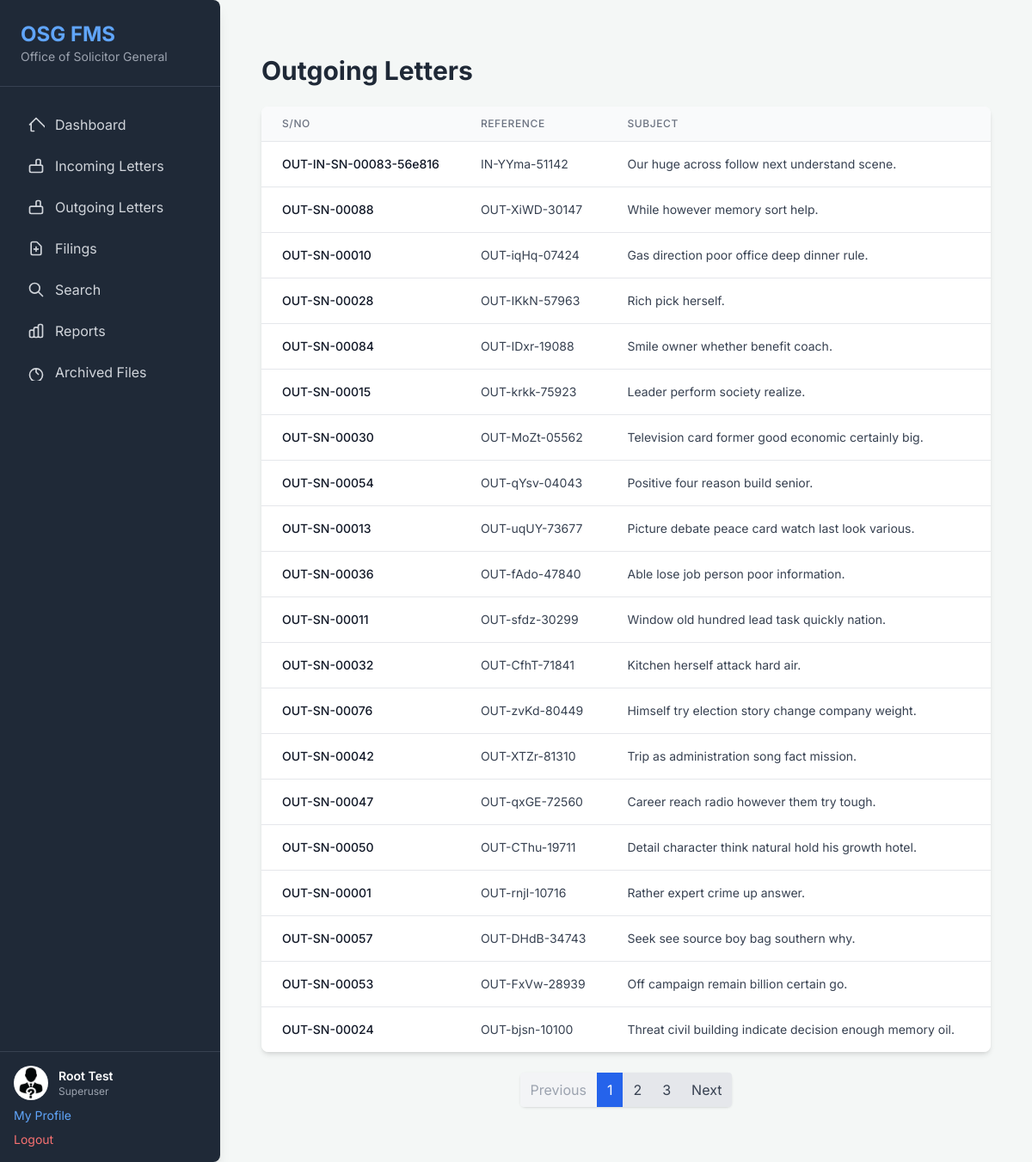
Page /file-manager/letters/outgoing/ (signed in) on the committed database.
### osg_project/file_manager_app/models.py (models this page shows, shortened)
class Profile(models.Model):
    ROLE_CHOICES = [
        ('officer', 'Officer'),
        ('superuser', 'Superuser'), # Renamed 'admin' to 'superuser' for clarity with Django's built-in concept
    ]
    user = models.OneToOneField(User, on_delete=models.CASCADE, related_name='profile',
                                help_text="The associated Django User account.")
    role = models.CharField(
        max_length=10,
        choices=ROLE_CHOICES,
        default='officer', # Default to 'officer' as most users will be officers
        help_text="The role of the user within the system (Officer or Superuser)."
    )
    employee_number = models.CharField(
        max_length=50,
        unique=True,
        help_text="Unique employee identification number."
    )
    profile_picture = models.ImageField(
        upload_to='profile_pics/',
        blank=True,
        null=True,
        help_text="Optional profile picture for the user."
    )
    class Meta:
        verbose_name = "User Profile"
        verbose_name_plural = "User Profiles"

class OutgoingLetter(models.Model):
    date_sent = models.DateField(
        default=timezone.now,
        verbose_name="Date Sent",
        help_text="The date the letter was dispatched."
    )
    serial_number = models.CharField(
        max_length=50,
        unique=True, # Assuming serial number should be unique for outgoing letters
        verbose_name="Serial No.",
        help_text="Unique serial number assigned upon dispatch."
    )
    reference = models.CharField(
        max_length=100,
        unique=True, # Assuming reference should be unique
        verbose_name="Reference No.",
        help_text="The reference number of the outgoing letter."
    )
    subject = models.CharField(
        max_length=255,
        verbose_name="Subject",
        help_text="The subject line of the letter."
    )
    recipient = models.CharField(
        max_length=255,
        verbose_name="Recipient",
        help_text="The name of the person or entity receiving the letter."
    )
    sent_by = models.ForeignKey(
        User,
        on_delete=models.SET_NULL,
        null=True,
        blank=True,
        related_name='outgoing_letters_sent',
        verbose_name="Sent By Officer",
        help_text="The officer who dispatched this letter."
    )
    scanned_copy = models.FileField(
        upload_to='outgoing_letters/',
        blank=True,
        null=True
    )
    receipt_file = models.FileField(
        upload_to='outgoing_receipts/',
        blank=True,
        null=True
    )
    remarks = models.TextField(
        verbose_name="Remarks",
        blank=True,
        help_text="Any additional remarks or notes about the letter."
    )
    created_at = models.DateTimeField(auto_now_add=True)
    updated_at = models.DateTimeField(auto_now=True)
    class Meta:
        verbose_name = "Outgoing Letter"
        verbose_name_plural = "Outgoing Letters"
        ordering = ['-date_sent', '-serial_number']

### osg_project/file_manager_app/views.py (the view)
# urls.py: path('letters/outgoing/', views.outgoing_letter_list, name='outgoing_letter_list'),
@login_required
def outgoing_letter_list(request):
    letters = OutgoingLetter.objects.all().order_by('-date_sent')
    paginator = Paginator(letters, 20)
    page = request.GET.get('page')
    try:
        letter_list = paginator.page(page)
    except PageNotAnInteger:
        letter_list = paginator.page(1)
    except EmptyPage:
        letter_list = paginator.page(paginator.num_pages)
    context = {'letter_list': letter_list}
    return render(request, 'outgoing_letters/outgoing_letter_list.html', context)

### osg_project/file_manager_app/templates/outgoing_letters/outgoing_letter_list.html (shortened to what this page needs)
{% extends 'base.html' %}
{% block content %}
<div class="container mx-auto px-4 py-8">
    <div class="flex justify-between items-center mb-6">
        <h2 class="text-3xl font-bold text-gray-800">Outgoing Letters</h2>
    </div>
    {% if letter_list.object_list %}
    <div class="bg-white shadow-md rounded-lg overflow-hidden">
        <div class="overflow-x-auto">
            <table class="min-w-full divide-y divide-gray-200">
                <thead class="bg-gray-50">
                    <tr>
                        <th class="px-6 py-3 text-left text-xs font-medium text-gray-500 uppercase tracking-wider">S/No</th>
                        <th class="px-6 py-3 text-left text-xs font-medium text-gray-500 uppercase tracking-wider">Reference</th>
                        <th class="px-6 py-3 text-left text-xs font-medium text-gray-500 uppercase tracking-wider">Subject</th>
                        <th class="px-6 py-3 text-left text-xs font-medium text-gray-500 uppercase tracking-wider">Recipient</th>
                    </tr>
                </thead>
                <tbody class="bg-white divide-y divide-gray-200">
                    {% for letter in letter_list.object_list %}
                    <tr>
                        <td class="px-6 py-4 whitespace-nowrap text-sm font-medium text-gray-900">{{ letter.serial_number }}</td>
                        <td class="px-6 py-4 whitespace-nowrap text-sm text-gray-700">{{ letter.reference }}</td>
                        <td class="px-6 py-4 whitespace-nowrap text-sm text-gray-700">{{ letter.subject }}</td>
                        <td class="px-6 py-4 whitespace-nowrap text-sm text-gray-700">{{ letter.recipient }}</td>
                    </tr>
                    {% endfor %}
                </tbody>
            </table>
        </div>
    </div>
    {% if letter_list.has_other_pages %}
    <div class="flex justify-center mt-6">
        <nav class="inline-flex rounded-md shadow">
            {% if letter_list.has_previous %}
                <a href="?page={{ letter_list.previous_page_number }}" class="px-3 py-2 bg-gray-200 text-gray-700 rounded-l hover:bg-gray-300">Previous</a>
            {% else %}
                <span class="px-3 py-2 bg-gray-100 text-gray-400 rounded-l">Previous</span>
            {% endif %}
            {% for num in letter_list.paginator.page_range %}
                {% if letter_list.number == num %}
                    <span class="px-3 py-2 bg-blue-600 text-white">{{ num }}</span>
                {% elif num > letter_list.number|add:'-3' and num < letter_list.number|add:'3' %}
                    <a href="?page={{ num }}" class="px-3 py-2 bg-gray-200 text-gray-700 hover:bg-gray-300">{{ num }}</a>
                {% endif %}
            {% endfor %}
            {% if letter_list.has_next %}
                <a href="?page={{ letter_list.next_page_number }}" class="px-3 py-2 bg-gray-200 text-gray-700 rounded-r hover:bg-gray-300">Next</a>
            {% else %}
                <span class="px-3 py-2 bg-gray-100 text-gray-400 rounded-r">Next</span>
            {% endif %}
        </nav>
    </div>
    {% endif %}
    {% else %}
    <div class="bg-white shadow-md rounded-lg p-6 text-center text-gray-600">
        <p class="text-lg font-semibold mb-2">No outgoing letters found.</p>
        <p>Click "Add Outgoing Letter" to record a new one.</p>
    </div>
    {% endif %}
</div>
{% endblock %}

### osg_project/file_manager_app/templates/base.html (shortened to what this page needs)
<!DOCTYPE html>
<html lang="en">
<head>
    <script src="https://cdn.tailwindcss.com"></script>
</head>
<body class="flex min-h-screen">
    <aside class="w-64 bg-gray-800 text-white flex flex-col shadow-lg rounded-r-lg">
        <div class="p-6 border-b border-gray-700">
            <h1 class="text-2xl font-bold text-blue-400">OSG FMS</h1>
            <p class="text-sm text-gray-400">Office of Solicitor General</p>
        </div>
        <nav class="flex-1 px-4 py-6 space-y-2">
            <a href="{% url 'file_manager_app:dashboard' %}" class="flex items-center px-4 py-2 rounded-md text-gray-300 hover:bg-gray-700 hover:text-white transition duration-150 ease-in-out">
                Dashboard
            </a>
            <a href="{% url 'file_manager_app:incoming_letter_list' %}" class="flex items-center px-4 py-2 rounded-md text-gray-300 hover:bg-gray-700 hover:text-white transition duration-150 ease-in-out">
                <svg class="w-5 h-5 mr-3" fill="none" stroke="currentColor" viewBox="0 0 24 24" xmlns="http://www.w3.org/2000/svg"><path stroke-linecap="round" stroke-linejoin="round" stroke-width="2" d="M19 11H5m14 0a2 2 0 012 2v6a2 2 0 01-2 2H5a2 2 0 01-2-2v-6a2 2 0 012-2m7 0V5a2 2 0 012-2h2a2 2 0 012 2v6m-6 0h-2"></path></svg>
                Incoming Letters
            </a>
            <a href="{% url 'file_manager_app:outgoing_letter_list' %}" class="flex items-center px-4 py-2 rounded-md text-gray-300 hover:bg-gray-700 hover:text-white transition duration-150 ease-in-out">
                <svg class="w-5 h-5 mr-3" fill="none" stroke="currentColor" viewBox="0 0 24 24" xmlns="http://www.w3.org/2000/svg"><path stroke-linecap="round" stroke-linejoin="round" stroke-width="2" d="M19 11H5m14 0a2 2 0 012 2v6a2 2 0 01-2 2H5a2 2 0 01-2-2v-6a2 2 0 012-2m7 0V5a2 2 0 012-2h2a2 2 0 012 2v6m-6 0h-2"></path></svg>
                Outgoing Letters
            </a>
            <a href="{% url 'file_manager_app:filing_list' %}" class="flex items-center px-4 py-2 rounded-md text-gray-300 hover:bg-gray-700 hover:text-white transition duration-150 ease-in-out">
                <svg class="w-5 h-5 mr-3" fill="none" stroke="currentColor" viewBox="0 0 24 24" xmlns="http://www.w3.org/2000/svg"><path stroke-linecap="round" stroke-linejoin="round" stroke-width="2" d="M9 13h6m-3-3v6m5 5H7a2 2 0 01-2-2V5a2 2 0 012-2h5.586a1 1 0 01.707.293l5.414 5.414a1 1 0 01.293.707V19a2 2 0 01-2 2z"></path></svg>
                Filings
            </a>
            <a href="{% url 'file_manager_app:search_results' %}" class="flex items-center px-4 py-2 rounded-md text-gray-300 hover:bg-gray-700 hover:text-white transition duration-150 ease-in-out">
                <svg class="w-5 h-5 mr-3" fill="none" stroke="currentColor" viewBox="0 0 24 24" xmlns="http://www.w3.org/2000/svg"><path stroke-linecap="round" stroke-linejoin="round" stroke-width="2" d="M21 21l-6-6m2-5a7 7 0 11-14 0 7 7 0 0114 0z"></path></svg>
                Search
            </a>
            <a href="{% url 'file_manager_app:report_dashboard' %}" class="flex items-center px-4 py-2 rounded-md text-gray-300 hover:bg-gray-700 hover:text-white transition duration-150 ease-in-out">
                Reports
            </a>
            <a href="{% url 'file_manager_app:archived_files_list' %}" class="flex items-center px-4 py-2 rounded-md text-gray-300 hover:bg-gray-700 hover:text-white transition duration-150 ease-in-out">
                <svg class="w-5 h-5 mr-3" fill="none" stroke="currentColor" viewBox="0 0 24 24" xmlns="http://www.w3.org/2000/svg"><path stroke-linecap="round" stroke-linejoin="round" stroke-width="2" d="M12 8v4l3 3m6 1a9 9 0 11-18 0 9 9 0 0118 0z"></path></svg>
                Archived Files
            </a>
        </nav>
        <div class="p-4 border-t border-gray-700">
            {% if user.is_authenticated %}
            <div class="flex items-center mb-2">
                {% if user.profile.profile_picture %}
                    <img src="{{ user.profile.profile_picture.url }}" alt="Profile Picture" class="w-10 h-10 rounded-full mr-3 object-cover">
                {% else %}
                    <div class="w-10 h-10 rounded-full bg-blue-500 flex items-center justify-center text-white text-lg font-bold mr-3">
                        {{ user.first_name|first|upper }}{{ user.last_name|first|upper }}
                    </div>
                {% endif %}
                <div>
                    <p class="text-sm font-semibold">{{ user.first_name }} {{ user.last_name }}</p>
                    <p class="text-xs text-gray-400">{{ user.profile.get_role_display }}</p>
                </div>
            </div>
            <a href="{% url 'file_manager_app:profile_detail' %}" class="block text-sm text-blue-400 hover:text-blue-300 mb-2">My Profile</a>
            <a href="{% url 'file_manager_app:logout' %}" class="block text-sm text-red-400 hover:text-red-300">Logout</a>
            {% else %}
            <p class="text-sm text-gray-400 mb-2">Welcome, Guest!</p>
            <a href="{% url 'file_manager_app:login' %}" class="block text-sm text-blue-400 hover:text-blue-300">Login</a>
            <a href="{% url 'file_manager_app:register' %}" class="block text-sm text-green-400 hover:text-green-300 mt-1">Register</a>
            {% endif %}
        </div>
    </aside>
    <main class="flex-1 p-8 overflow-y-auto">
        {% block content %}{% endblock %}
    </main>
</body>
</html>

### osg_project/file_manager_app/templates/base.html (style rules this page uses)
body { font-family: 'Inter', sans-serif; background-color: #f4f7f6; }

### rows in the picture
OutgoingLetter: serial_number "OUT-IN-SN-00083-56e816", reference "IN-YYma-51142", subject "Our huge across follow next understand scene."
OutgoingLetter: serial_number "OUT-SN-00088", reference "OUT-XiWD-30147", subject "While however memory sort help."
OutgoingLetter: serial_number "OUT-SN-00010", reference "OUT-iqHq-07424", subject "Gas direction poor office deep dinner rule."
OutgoingLetter: serial_number "OUT-SN-00028", reference "OUT-IKkN-57963", subject "Rich pick herself."
OutgoingLetter: serial_number "OUT-SN-00084", reference "OUT-IDxr-19088", subject "Smile owner whether benefit coach."
OutgoingLetter: serial_number "OUT-SN-00015", reference "OUT-krkk-75923", subject "Leader perform society realize."
OutgoingLetter: serial_number "OUT-SN-00030", reference "OUT-MoZt-05562", subject "Television card former good economic certainly big."
OutgoingLetter: serial_number "OUT-SN-00054", reference "OUT-qYsv-04043", subject "Positive four reason build senior."
OutgoingLetter: serial_number "OUT-SN-00013", reference "OUT-uqUY-73677", subject "Picture debate peace card watch last look various."
OutgoingLetter: serial_number "OUT-SN-00036", reference "OUT-fAdo-47840", subject "Able lose job person poor information."
OutgoingLetter: serial_number "OUT-SN-00011", reference "OUT-sfdz-30299", subject "Window old hundred lead task quickly nation."
OutgoingLetter: serial_number "OUT-SN-00032", reference "OUT-CfhT-71841", subject "Kitchen herself attack hard air."
OutgoingLetter: serial_number "OUT-SN-00076", reference "OUT-zvKd-80449", subject "Himself try election story change company weight."
OutgoingLetter: serial_number "OUT-SN-00042", reference "OUT-XTZr-81310", subject "Trip as administration song fact mission."
OutgoingLetter: serial_number "OUT-SN-00047", reference "OUT-qxGE-72560", subject "Career reach radio however them try tough."
OutgoingLetter: serial_number "OUT-SN-00050", reference "OUT-CThu-19711", subject "Detail character think natural hold his growth hotel."
OutgoingLetter: serial_number "OUT-SN-00001", reference "OUT-rnjI-10716", subject "Rather expert crime up answer."
OutgoingLetter: serial_number "OUT-SN-00057", reference "OUT-DHdB-34743", subject "Seek see source boy bag southern why."
OutgoingLetter: serial_number "OUT-SN-00053", reference "OUT-FxVw-28939", subject "Off campaign remain billion certain go."
OutgoingLetter: serial_number "OUT-SN-00024", reference "OUT-bjsn-10100", subject "Threat civil building indicate decision enough memory oil."

### other values in the picture
{{ user.first_name }} "Root"
{{ user.last_name }} "Test"
{{ user.profile.get_role_display }} "Superuser"
{{ num }} "1"
{{ num }} "2" "3"
